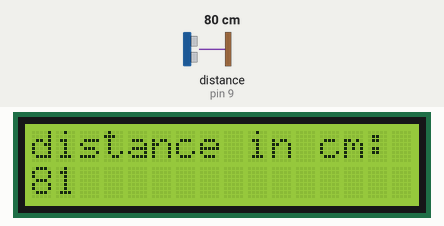
The sketch below on a simulated Arduino Uno, built with avr-gcc and run on an emulated ATmega328P. On the bench: 16×2 character LCD. The test bench sets the inputs (shaded band); at power-on: distance to the obstacle (sensor on pin 9) 80 cm. What the sketch prints to the serial monitor is not drawn.

Above: at 1.2 s.
1.3 s: distance to the obstacle (sensor on pin 9) set to 2 cm
At 1.9 s:
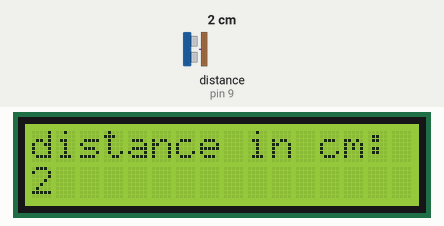
4.3 s: distance to the obstacle (sensor on pin 9) set to 4 cm
At 5.0 s:
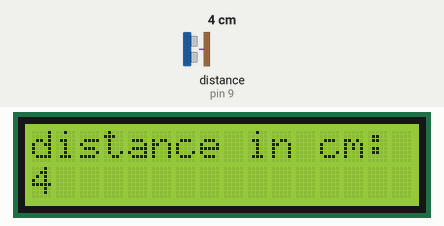
6.1 s: distance to the obstacle (sensor on pin 9) set to 9 cm
At 6.5 s:
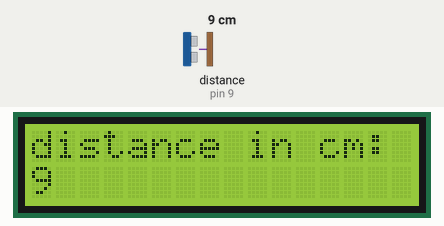
7.6 s: distance to the obstacle (sensor on pin 9) set to 4 cm
At 8.0 s:
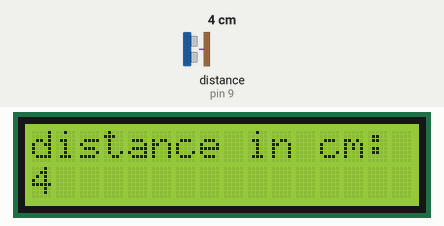
Timing chart, 0 to 10.6 s (numbered marks = the images above; inputs shaded):
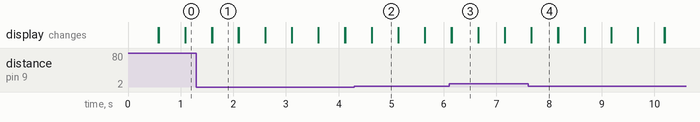

The sketch:

LCD__and_Ultrasonic_sensor.ino
```cpp
#include<LiquidCrystal.h>
#include<NewPing.h>
const int rs =7, en = 6, d4=5, d5=4, d6=3, d7=2;
LiquidCrystal lcd(rs, en, d4, d5, d6, d7);
NewPing sonar(10, 9, 100);
void setup(){
Serial.begin(9600);
lcd.begin(16,2);
//lcd.autoscroll();
}
void loop(){
  int x = sonar.ping_cm();
  Serial.println(x);
  lcd.setCursor(0,0);
  lcd.print("distance in cm:");
  lcd.setCursor(0,1);
  lcd.print(x);
  delay(500);
  lcd.clear();
  //lcd.setCursor(0,1);
}
```

Measured:
- after the input at 1.3 s, the display: first differs from a run without the input after 0.30 s (image 1)
- after the input at 4.3 s, the display: first differs from a run without the input after 0.33 s (image 2)
- after the input at 6.1 s, the display: first differs from a run without the input after 0.05 s (image 3)
- after the input at 7.6 s, the display: first differs from a run without the input after 0.06 s (image 4)
- what the display in image 1 shows lasts 0.5 s, from 1.6 s to 2.1 s
